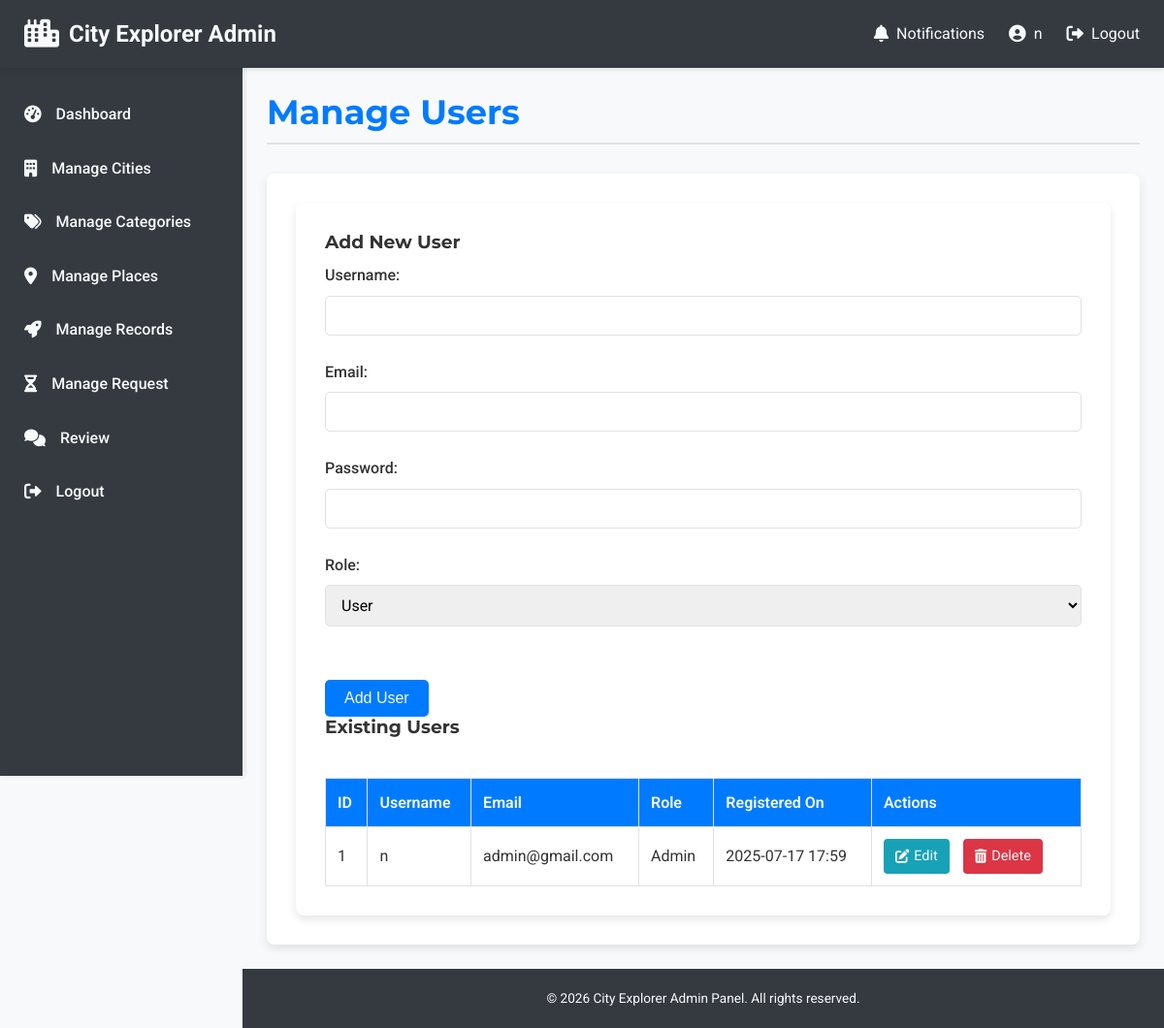
/admin/manage_users.php (signed in), run on the app's committed database.
### tables this page shows
CREATE TABLE `users` (
  `user_id` int(11) NOT NULL,
  `username` varchar(50) NOT NULL,
  `password` varchar(255) NOT NULL,
  `email` varchar(100) NOT NULL,
  `role` enum('user','admin') DEFAULT 'user',
  `created_at` timestamp NOT NULL DEFAULT current_timestamp()
);

### admin/manage_users.php (the view, shortened to what this page needs)
<?php
require_once 'includes/admin_header.php';
$message = '';
$edit_user = null;
$users = [];
$sql = "SELECT user_id, username, email, role, created_at FROM users ORDER BY username ASC";
$result = mysqli_query($link, $sql);
if ($result) {
    while ($row = mysqli_fetch_assoc($result)) {
        $users[] = $row;
    }
} else {
    $message .= " Error fetching users: " . mysqli_error($link);
    $message_type = "error";
}
?>
            <div class="admin-content-inner">
                <h3><?php echo $edit_user ? 'Edit User' : 'Add New User'; ?></h3>
                <form action="manage_users.php" method="POST" class="admin-form">
                    <div class="form-group">
                        <label for="username">Username:</label>
                        <input type="text" id="username" name="username" value="<?php echo htmlspecialchars($edit_user['username'] ?? ''); ?>" required>
                    </div>
                    <div class="form-group">
                        <label for="email">Email:</label>
                        <input type="email" id="email" name="email" value="<?php echo htmlspecialchars($edit_user['email'] ?? ''); ?>" required>
                    </div>
                    <div class="form-group">
                        <label for="password">Password: <?php echo $edit_user ? '(Leave blank to keep current password)' : ''; ?></label>
                        <input type="password" id="password" name="password">
                    </div>
                    <div class="form-group">
                        <label for="role">Role:</label>
                        <select id="role" name="role" required>
                            <option value="user" <?php echo (isset($edit_user['role']) && $edit_user['role'] == 'user') ? 'selected' : ''; ?>>User</option>
                        </select>
                    </div>
                    <button type="submit" name="submit_user" class="btn-submit">
                        <?php echo $edit_user ? 'Update User' : 'Add User'; ?>
                    </button>
                </form>
                <h3 class="mt-40">Existing Users</h3>
                <?php if (empty($users)): ?>
                    <p>No users found. Start by adding one above!</p>
                <?php else: ?>
                    <div class="table-responsive">
                        <table class="admin-table">
                            <thead>
                                <tr>
                                    <th>ID</th>
                                    <th>Username</th>
                                    <th>Email</th>
                                    <th>Role</th>
                                    <th>Registered On</th>
                                    <th>Actions</th>
                                </tr>
                            </thead>
                            <tbody>
                                <?php foreach ($users as $user): ?>
                                    <tr>
                                        <td><?php echo htmlspecialchars($user['user_id']); ?></td>
                                        <td><?php echo htmlspecialchars($user['username']); ?></td>
                                        <td><?php echo htmlspecialchars($user['email']); ?></td>
                                        <td><?php echo htmlspecialchars(ucfirst($user['role'])); ?></td>
                                        <td><?php echo htmlspecialchars(date('Y-m-d H:i', strtotime($user['created_at']))); ?></td>
                                        <td class="action-buttons">
                                            <a href="manage_users.php?action=edit&id=<?php echo htmlspecialchars($user['user_id']); ?>" class="btn-edit"><i class="fas fa-edit"></i> Edit</a>
                                            <a href="manage_users.php?action=delete&id=<?php echo htmlspecialchars($user['user_id']); ?>" class="btn-delete" onclick="return confirm('Are you sure you want to delete this user? This action cannot be undone.');"><i class="fas fa-trash-alt"></i> Delete</a>
                                        </td>
                                    </tr>
                                <?php endforeach; ?>
                            </tbody>
                        </table>
                    </div>
                <?php endif; ?>
            </div>
<?php
require_once 'includes/admin_footer.php';
?>

### admin/css/admin.css (style rules this page uses)
:root { --admin-primary: #007bff; --admin-secondary: #6c757d; --admin-success: #28a745; --admin-danger: #dc3545; --admin-warning: #ffc107; --admin-info: #17a2b8; --admin-bg-light: #f8f9fa; --admin-bg-dark: #343a40; --admin-text-dark: #333; --admin-text-light: #f8f9fa; --admin-border-color: #dee2e6; --admin-card-bg: #ffffff; --admin-shadow: rgba(0, 0, 0, 0.1); --admin-font-body: 'Roboto', sans-serif; --admin-font-heading: 'Montserrat', sans-serif; }
*, *::before, *::after { box-sizing: border-box; margin: 0; padding: 0; }
body { font-family: var(--admin-font-body); line-height: 1.6; color: var(--admin-text-dark); background-color: var(--admin-bg-light); -webkit-font-smoothing: antialiased; }
a { color: var(--admin-primary); text-decoration: none; transition: color 0.3s ease; }
h1, h2, h3, h4, h5, h6 { font-family: var(--admin-font-heading); color: var(--admin-text-dark); margin-bottom: 0.5em; line-height: 1.2; }
.admin-content-inner { background-color: var(--admin-card-bg); padding: 30px; border-radius: 8px; box-shadow: 0 4px 10px var(--admin-shadow); }
.table-responsive { overflow-x: auto; margin-top: 20px; }
.admin-table { width: 100%; border-collapse: collapse; margin-top: 20px; }
.admin-table th, .admin-table td { border: 1px solid var(--admin-border-color); padding: 12px; text-align: left; }
.admin-table th { background-color: var(--admin-primary); color: var(--admin-text-light); font-weight: 600; }
.admin-table .action-buttons a { margin-right: 10px; font-size: 0.9rem; padding: 6px 12px; border-radius: 4px; display: inline-flex; align-items: center; gap: 5px; }
.admin-table .action-buttons .btn-edit { background-color: var(--admin-info); color: var(--admin-text-light); }
.admin-table .action-buttons .btn-delete { background-color: var(--admin-danger); color: var(--admin-text-light); }
.admin-form .form-group { margin-bottom: 20px; }
.admin-form label { display: block; margin-bottom: 8px; font-weight: 500; }
.admin-form input[type="text"], .admin-form input[type="email"], .admin-form input[type="password"], .admin-form textarea, .admin-form select { width: 100%; padding: 10px 12px; border: 1px solid var(--admin-border-color); border-radius: 5px; font-size: 1rem; font-family: var(--admin-font-body); }
.admin-form .btn-submit { background-color: var(--admin-primary); color: var(--admin-text-light); padding: 10px 20px; border: none; border-radius: 5px; cursor: pointer; font-size: 1rem; transition: background-color 0.3s ease; }
.admin-form button.btn-submit { margin-top: 30px; }
.admin-form .form-group { margin-bottom: 25px; }

### data on the page
users: user_id "1", username "n", email "admin@gmail.com", role "Admin", created_at "2025-07-17 17:59"

### other printed values
$_SESSION['admin_username'] "n"
$page_title "Manage Users"
